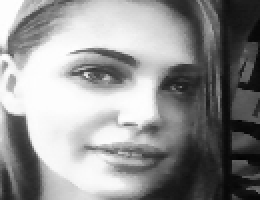
#> input picture dataset/image/1.png, 130 x 100 px, given in place of the camera (shown 2 times larger)
$ python FaceDetection.py
#> lines starting #> are read from the running program, lines starting #| are printed output that depends on the picture; after the words box and inside, x2 and y2 are one past the last pixel; in counts of white or black regions, pixels touching at a corner belong together
import cv2
import os
dataset = "dataset"
name = "image"

path = os.path.join(dataset,name)
if not os.path.isdir(path):
    os.mkdir(path)

(width,height) = (130,100)
alg = "haarcascade_frontalface_default.xml"
haar_cascade = cv2.CascadeClassifier(alg)
cam = cv2.VideoCapture(0)

count = 1
while count < 31:
    print(count)
    _,img = cam.read()
#> img is the input picture: shape (100, 130, 3); min 2, max 254, mean 144.2
    grayImg = cv2.cvtColor(img,cv2.COLOR_BGR2GRAY)
    face = haar_cascade.detectMultiScale(grayImg,1.3,4)
#> face = [[22, 6, 89, 89]]
    for (x,y,w,h) in face:
        cv2.rectangle(img,(x,y),(x+w,y+h), (0,255,0),2)
        faceOnly = grayImg[y:y+h,x:x+w]
        resizeImg = cv2.resize(faceOnly,(width,height))
        cv2.imwrite("%s/%s.jpg" %(path,count),resizeImg)
        count+=1
#> this loop made 1 pass
#> (x, y, w, h, count) on pass 1: (22, 6, 89, 89, 2)
#> pass 1, `faceOnly = grayImg[y:y+h,x:x+w]`:
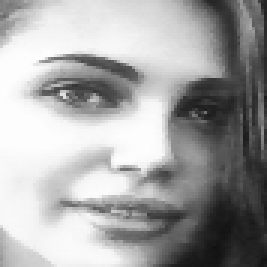
#> faceOnly: shape (89, 89) (shown 3 times larger); min 17, max 254, mean 164.6
#> pass 1, `resizeImg = cv2.resize(faceOnly,(width,height))`:
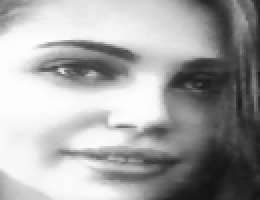
#> resizeImg: shape (100, 130) (shown 2 times larger); min 18, max 254, mean 164.5
#> after the loop:
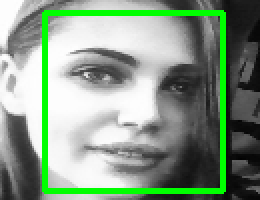
#> img: shape (100, 130, 3) (shown 2 times larger); 8.18% of pixels changed, all inside (x1, y1, x2, y2) = (21, 5, 113, 97)
#> after the loop, count = 2
    cv2.imshow("FaceDetection",img)
    key = cv2.waitKey(10)
#> (key Esc is pressed here)
    if key == 27:
        break
print("Image Captured succssfully")
cam.release()
cv2.destroyAllWindows()
